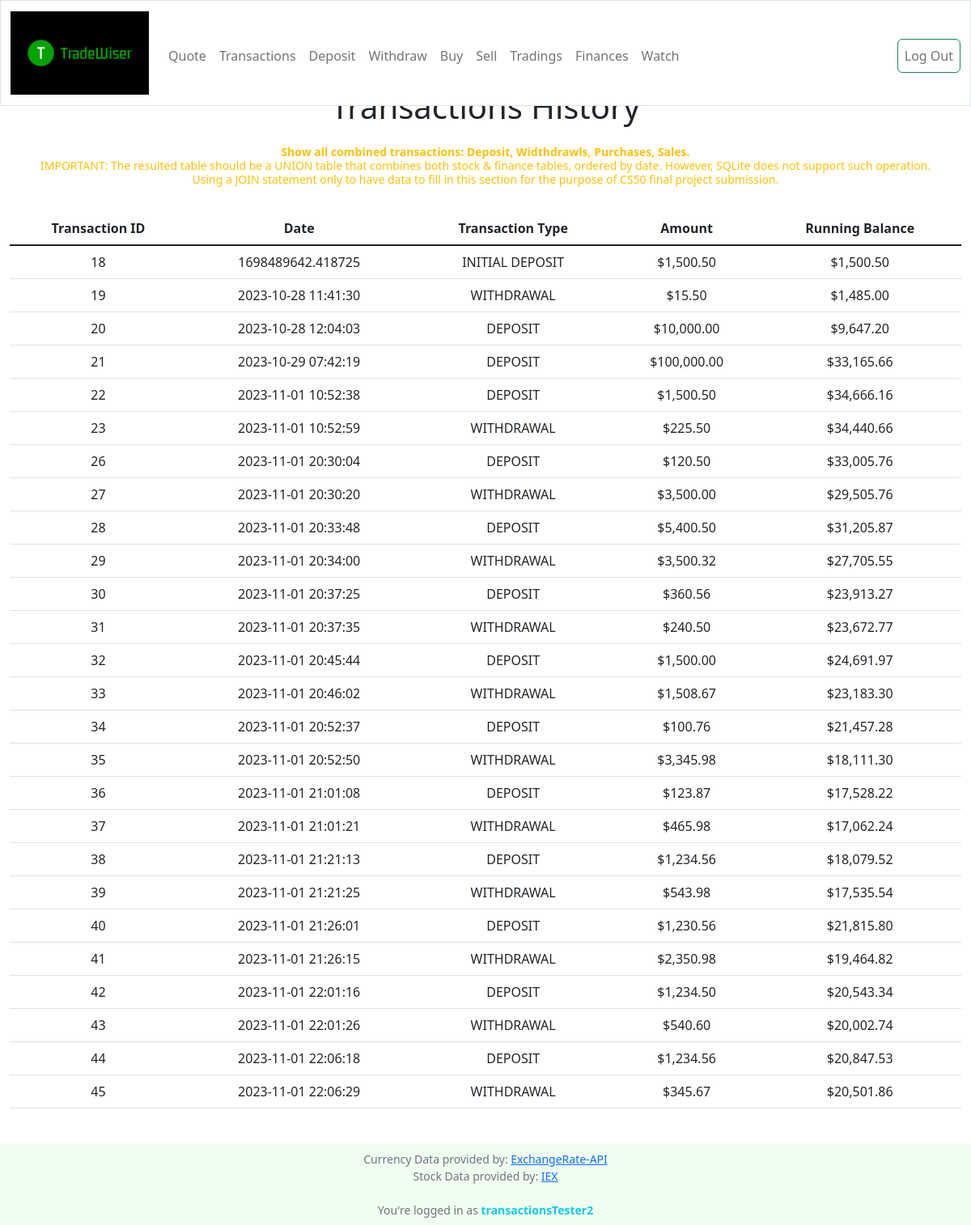
/transactions (signed in), run on the app's committed database.
### tables this page shows
CREATE TABLE finance (
   id INTEGER PRIMARY KEY AUTOINCREMENT NOT NULL,
   date DATETIME NOT NULL,
   owner INTEGER NOT NULL, 
   type VARCHAR(10) NOT NULL,
   amount NUMERIC NOT NULL,
   running_balance NUMERIC NOT NULL
);

### app.py (the view)
@app.route("/transactions")
def transactions():
    CURRENT_USER = session["user_id"]
    transactions = db.execute("WITH user_finance AS (SELECT f.id, f.date, f.owner, f.type, f.amount, f.running_balance FROM finance AS f JOIN trading AS t ON f.id = f.id WHERE f.owner = ?) SELECT DISTINCT * FROM user_finance", CURRENT_USER)
    return render_template("transactions.html", transactions=transactions)

### app.py (called while the page is built)
@app.after_request
def after_request(response):
    response.headers["Cache-Control"] = "no-cache, no-store, must-revalidate"
    response.headers["Expires"] = 0
    response.headers["Pragma"] = "no-cache"
    return response

### utilities.py (called while the page is built)
def USD_money(money):
    return f"${money:,.2f}"

### templates/transactions.html (shortened to what this page needs)
{% extends "layout.html" %}
{% block main %}
    <div class="section">
        <p class="h1 pb-3">Transactions History</p>
        <h1 class="small text-warning">
            <span><strong class="test-primary">
                Show all combined transactions: Deposit, Widthdrawls, Purchases, Sales.<br>
            </strong></span>
            IMPORTANT: The resulted table should be a UNION table that combines both stock & finance tables, ordered by date. However, SQLite does not support such operation.<br>
            Using a JOIN statement only to have data to fill in this section for the purpose of CS50 final project submission.
        </h1><br>
        <table class="table table-hover" data-toggle="table">
            <thead>
                <tr>
                    <th data-sortable="true" scope="col">Transaction ID</th>
                    <th data-sortable="true" scope="col">Date</th>
                    <th data-sortable="true" scope="col">Transaction Type</th>
                    <th data-sortable="true" scope="col">Amount</th>
                    <th data-sortable="true" scope="col">Running Balance</th>
                </tr>
            </thead>
            <tbody class="table-group-divider">
                {% for item in transactions %}
                <tr>
                    <td>{{ item.id }}</td>
                    <td>{{ item.date }}</td>
                    <td>{{ item.type }}</td>
                    <td>{{ item.amount|usd}}</td>
                    <td>{{ item.running_balance|usd }}</td>
                </tr>
                {% endfor %}
            </tbody>
        </table>
    </div>
{% endblock %}

### static/styles.css (style rules this page uses)
body::before { display: block; content: ''; height: 60px }
body::after { display: block; content: ''; height: 80px }

### data on the page
finance: id "18", date "1698489642.418725", type "INITIAL DEPOSIT", amount "$1,500.50", running_balance "$1,500.50"
finance: id "19", date "2023-10-28 11:41:30", type "WITHDRAWAL", amount "$15.50", running_balance "$1,485.00"
finance: id "20", date "2023-10-28 12:04:03", type "DEPOSIT", amount "$10,000.00", running_balance "$9,647.20"
finance: id "21", date "2023-10-29 07:42:19", type "DEPOSIT", amount "$100,000.00", running_balance "$33,165.66"
finance: id "22", date "2023-11-01 10:52:38", type "DEPOSIT", amount "$1,500.50", running_balance "$34,666.16"
finance: id "23", date "2023-11-01 10:52:59", type "WITHDRAWAL", amount "$225.50", running_balance "$34,440.66"
finance: id "26", date "2023-11-01 20:30:04", type "DEPOSIT", amount "$120.50", running_balance "$33,005.76"
finance: id "27", date "2023-11-01 20:30:20", type "WITHDRAWAL", amount "$3,500.00", running_balance "$29,505.76"
finance: id "28", date "2023-11-01 20:33:48", type "DEPOSIT", amount "$5,400.50", running_balance "$31,205.87"
finance: id "29", date "2023-11-01 20:34:00", type "WITHDRAWAL", amount "$3,500.32", running_balance "$27,705.55"
finance: id "30", date "2023-11-01 20:37:25", type "DEPOSIT", amount "$360.56", running_balance "$23,913.27"
finance: id "31", date "2023-11-01 20:37:35", type "WITHDRAWAL", amount "$240.50", running_balance "$23,672.77"
finance: id "32", date "2023-11-01 20:45:44", type "DEPOSIT", amount "$1,500.00", running_balance "$24,691.97"
finance: id "33", date "2023-11-01 20:46:02", type "WITHDRAWAL", amount "$1,508.67", running_balance "$23,183.30"
finance: id "34", date "2023-11-01 20:52:37", type "DEPOSIT", amount "$100.76", running_balance "$21,457.28"
finance: id "35", date "2023-11-01 20:52:50", type "WITHDRAWAL", amount "$3,345.98", running_balance "$18,111.30"
finance: id "36", date "2023-11-01 21:01:08", type "DEPOSIT", amount "$123.87", running_balance "$17,528.22"
finance: id "37", date "2023-11-01 21:01:21", type "WITHDRAWAL", amount "$465.98", running_balance "$17,062.24"
finance: id "38", date "2023-11-01 21:21:13", type "DEPOSIT", amount "$1,234.56", running_balance "$18,079.52"
finance: id "39", date "2023-11-01 21:21:25", type "WITHDRAWAL", amount "$543.98", running_balance "$17,535.54"
finance: id "40", date "2023-11-01 21:26:01", type "DEPOSIT", amount "$1,230.56", running_balance "$21,815.80"
finance: id "41", date "2023-11-01 21:26:15", type "WITHDRAWAL", amount "$2,350.98", running_balance "$19,464.82"
finance: id "42", date "2023-11-01 22:01:16", type "DEPOSIT", amount "$1,234.50", running_balance "$20,543.34"
finance: id "43", date "2023-11-01 22:01:26", type "WITHDRAWAL", amount "$540.60", running_balance "$20,002.74"
finance: id "44", date "2023-11-01 22:06:18", type "DEPOSIT", amount "$1,234.56", running_balance "$20,847.53"
finance: id "45", date "2023-11-01 22:06:29", type "WITHDRAWAL", amount "$345.67", running_balance "$20,501.86"

### other printed values
{{ session["username"] }} "transactionsTester2"
